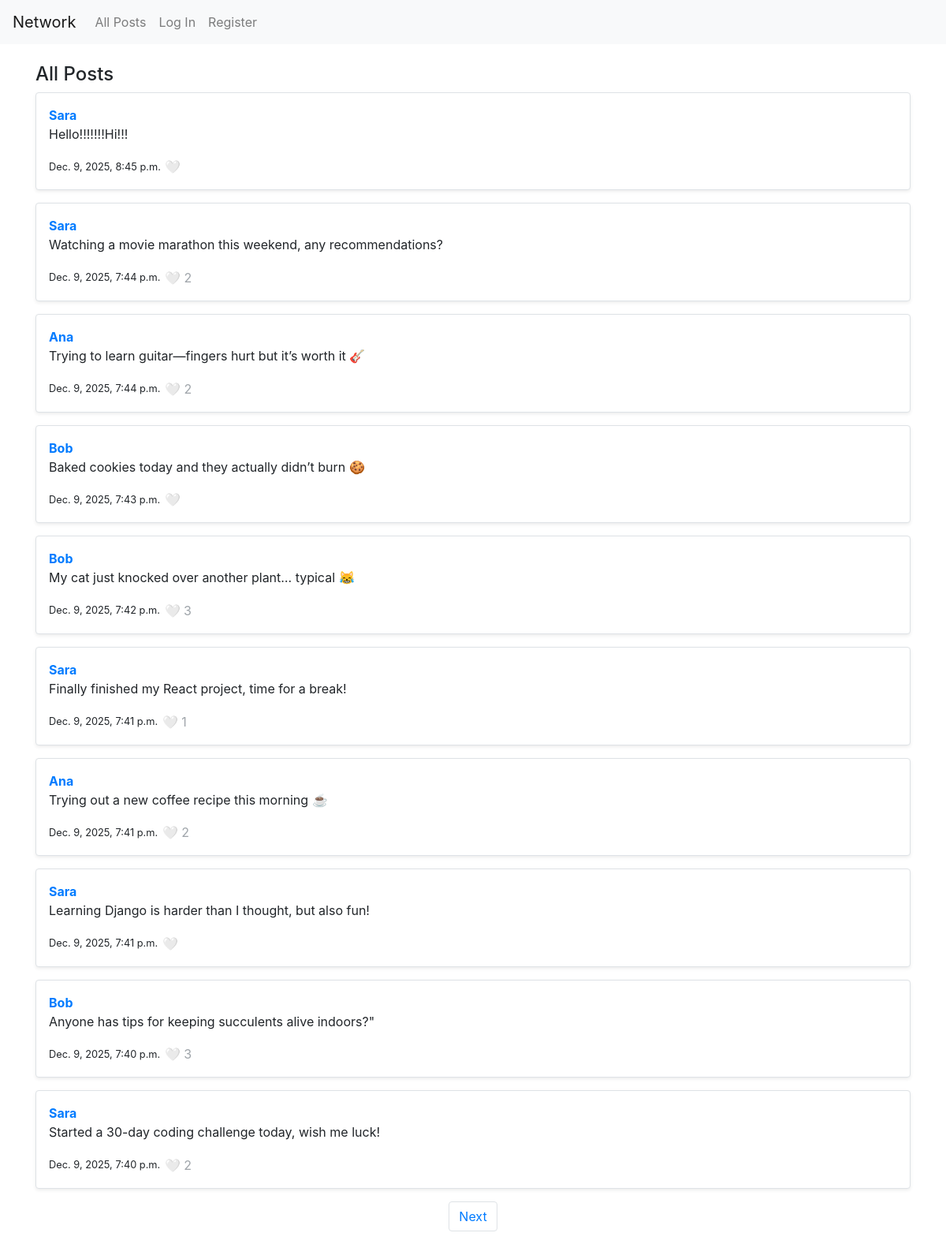
The page / on the database its author committed.
### network/models.py (models this page shows, shortened)
class Post(models.Model):
    content=models.CharField(max_length=140)
    user = models.ForeignKey(User, on_delete=models.CASCADE, related_name="author")
    timestamp=models.DateTimeField(auto_now_add=True)

class User(AbstractUser):
    pass

### network/views.py (the view, shortened to what this page needs)
# urls.py: path("", views.index, name="index"),
def index(request):
  all_posts=Post.objects.annotate(likes_count=Count('likes_received')).order_by("-timestamp")
  for post in all_posts:
    if request.user.is_authenticated:
      post.liked = post.likes_received.filter(user=request.user).exists()
    else:
        post.liked = False
  paginator=Paginator(all_posts, 10)
  page_number = request.GET.get('page')
  posts_page = paginator.get_page(page_number)
  return render(request, "network/index.html", {
    "posts_page": posts_page
  })

### network/templates/network/index.html (shortened to what this page needs)
{% extends "network/layout.html" %}
{% block body %}
<div class="container mt-4">
<h4 class="mt-4">All Posts</h4>
{% for post in posts_page %}
<div class="post-box mb-3 p-3 border rounded bg-white shadow-sm" id="post-{{ post.id }}">
	<strong>
		<a href="{% url 'profile' post.user.username %}">
			{{ post.user.username }}
		</a>
	</strong>
	<p id="post-content-{{ post.id }}">{{ post.content }}</p>
	<small>{{ post.timestamp }}</small>
	<button class="btn-like btn btn-link p-0" data-id="{{ post.id }}" {% if not user.is_authenticated %}disabled{% endif %}>
    <span class="heart-icon">
        {% if user.is_authenticated and post.liked %}
            ❤️
        {% else %}
            🤍
        {% endif %}
    </span>
		{% if post.likes_count > 0 %}
    <span class="like-count">{{ post.likes_count }}</span>
		{% endif %}
	</button>
</div>
{% empty %}
<p>No posts yet.</p>
{% endfor %}
<nav aria-label="page navigation">
	<ul class="pagination d-flex justify-content-center">
		{% if posts_page.has_next %}
			<li class="page-item"><a class="page-link" href="?page={{ posts_page.next_page_number }}">Next</a></li>
		{% endif %}
	</ul>
</nav>
</div>
{% endblock %}

### network/static/network/styles.css (style rules this page uses)
.btn-like, .edit-btn { text-decoration: none; }

### rows shown on the page
Post: user.username "Sara", content "Hello!!!!!!!Hi!!!", timestamp "Dec. 9, 2025, 8:45 p.m."
Post: user.username "Sara", content "Watching a movie marathon this weekend, any recommendations?", timestamp "Dec. 9, 2025, 7:44 p.m.", likes_count "2"
Post: user.username "Ana", content "Trying to learn guitar—fingers hurt but it’s worth it 🎸", timestamp "Dec. 9, 2025, 7:44 p.m.", likes_count "2"
Post: user.username "Bob", content "Baked cookies today and they actually didn’t burn 🍪", timestamp "Dec. 9, 2025, 7:43 p.m."
Post: user.username "Bob", content "My cat just knocked over another plant… typical 😹", timestamp "Dec. 9, 2025, 7:42 p.m.", likes_count "3"
Post: user.username "Sara", content "Finally finished my React project, time for a break!", timestamp "Dec. 9, 2025, 7:41 p.m.", likes_count "1"
Post: user.username "Ana", content "Trying out a new coffee recipe this morning ☕", timestamp "Dec. 9, 2025, 7:41 p.m.", likes_count "2"
Post: user.username "Sara", content "Learning Django is harder than I thought, but also fun!", timestamp "Dec. 9, 2025, 7:41 p.m."
Post: user.username "Bob", content "Anyone has tips for keeping succulents alive indoors?\"", timestamp "Dec. 9, 2025, 7:40 p.m.", likes_count "3"
Post: user.username "Sara", content "Started a 30-day coding challenge today, wish me luck!", timestamp "Dec. 9, 2025, 7:40 p.m.", likes_count "2"
